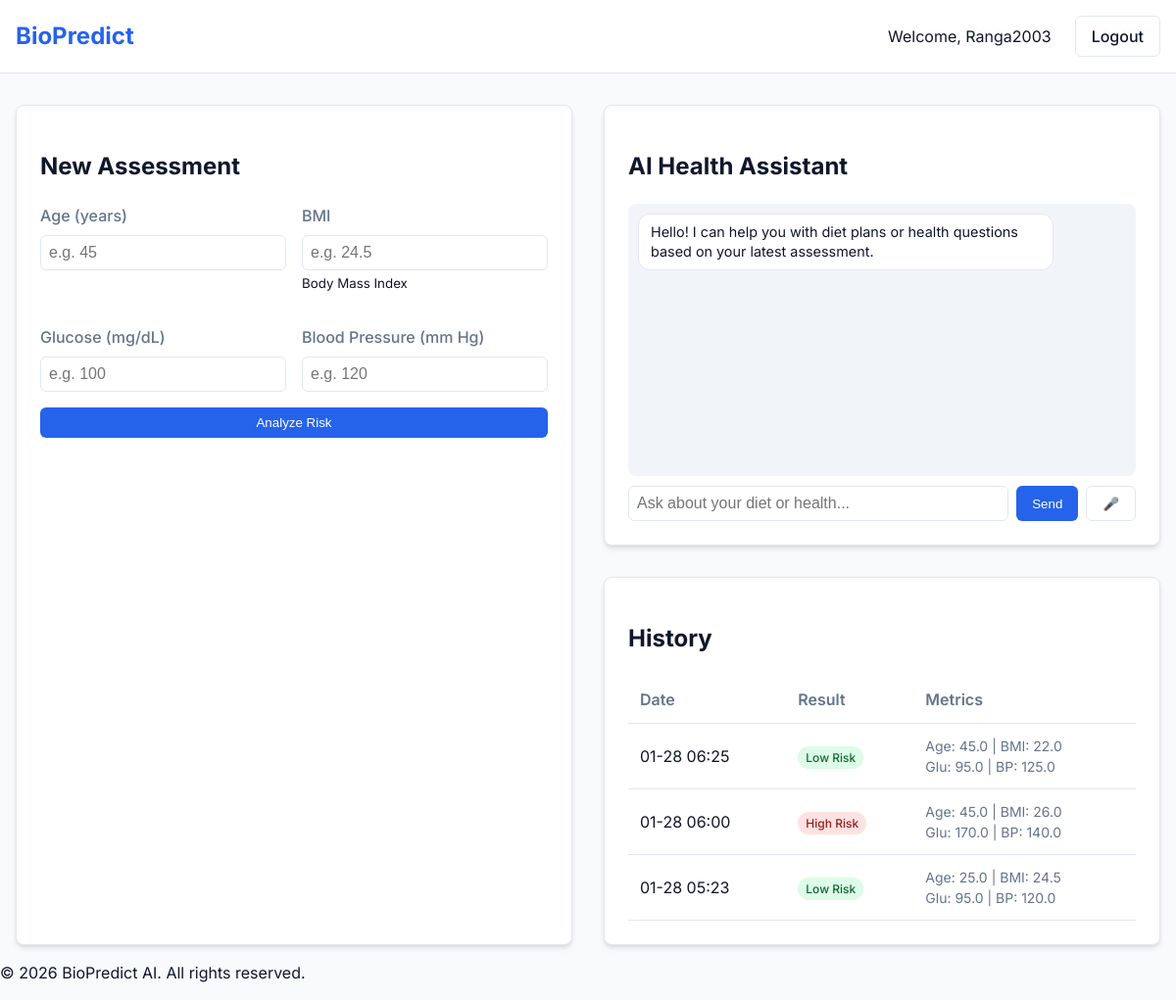
The page /dashboard (signed in) on the database its author committed.
### app.py (models this page shows)
class Prediction(db.Model):
    id = db.Column(db.Integer, primary_key=True)
    user_id = db.Column(db.Integer, db.ForeignKey('user.id'), nullable=False)
    age = db.Column(db.Float, nullable=False)
    bmi = db.Column(db.Float, nullable=False)
    glucose = db.Column(db.Float, nullable=False)
    bp = db.Column(db.Float, nullable=False)
    result = db.Column(db.String(50), nullable=False)
    created_at = db.Column(db.DateTime, default=datetime.utcnow)

### app.py (the view, shortened to what this page needs)
@app.route('/dashboard', methods=['GET', 'POST'])
def dashboard():
    if 'user_id' not in session:
        return redirect(url_for('login'))
    prediction = None
    ai_advice = None
    history = Prediction.query.filter_by(user_id=session['user_id']).order_by(Prediction.created_at.desc()).all()
    return render_template('dashboard.html',
                         username=session['username'],
                         prediction=prediction,
                         ai_advice=ai_advice,
                         history=history)

### templates/dashboard.html (shortened to what this page needs)
{% extends "base.html" %}
{% block content %}
<div class="dashboard-grid">
    <div class="card prediction-card">
        <h2>New Assessment</h2>
        <form method="POST" action="/dashboard">
            <div class="form-grid">
                <div class="form-group">
                    <label for="age">Age (years)</label>
                    <input type="number" id="age" name="age" min="1" max="120" required placeholder="e.g. 45">
                </div>
                <div class="form-group">
                    <label for="bmi">BMI</label>
                    <input type="number" id="bmi" name="bmi" step="0.1" min="10" max="60" required placeholder="e.g. 24.5">
                    <small>Body Mass Index</small>
                </div>
                <div class="form-group">
                    <label for="glucose">Glucose (mg/dL)</label>
                    <input type="number" id="glucose" name="glucose" min="50" max="300" required placeholder="e.g. 100">
                </div>
                <div class="form-group">
                    <label for="bp">Blood Pressure (mm Hg)</label>
                    <input type="number" id="bp" name="bp" min="60" max="200" required placeholder="e.g. 120">
                </div>
            </div>
            <button type="submit" class="btn btn-primary btn-full">Analyze Risk</button>
        </form>
    </div>
    <div class="side-column">
        <div class="card chat-card">
            <h2>AI Health Assistant</h2>
            <div id="chat-messages" class="chat-box">
                <div class="message bot">Hello! I can help you with diet plans or health questions based on your latest assessment.</div>
            </div>
            <div class="chat-input-area">
                <input type="text" id="user-input" placeholder="Ask about your diet or health..." onkeypress="if(event.key === 'Enter') sendMessage()">
                <button onclick="sendMessage()" class="btn btn-primary">Send</button>
                <button onclick="startVoiceRecognition()" class="btn btn-outline" title="Voice Input">🎤</button>
            </div>
        </div>
        <div class="card history-card" style="margin-top: 2rem;">
            <h2>History</h2>
            {% if history %}
                <div class="table-container">
                    <table>
                        <thead>
                            <tr>
                                <th>Date</th>
                                <th>Result</th>
                                <th>Metrics</th>
                            </tr>
                        </thead>
                        <tbody>
                            {% for item in history %}
                            <tr>
                                <td>{{ item.created_at.strftime('%m-%d %H:%M') }}</td>
                                <td>
                                    <span class="badge {{ 'badge-danger' if item.result == 'High Risk' else 'badge-success' }}">
                                        {{ item.result }}
                                    </span>
                                </td>
                                <td class="small-text">
                                    Age: {{ item.age }} | BMI: {{ item.bmi }}<br>
                                    Glu: {{ item.glucose }} | BP: {{ item.bp }}
                                </td>
                            </tr>
                            {% endfor %}
                        </tbody>
                    </table>
                </div>
            {% else %}
                <p class="empty-state">No assessments yet.</p>
            {% endif %}
        </div>
    </div>
</div>
{% endblock %}

### templates/base.html (shortened to what this page needs)
<!DOCTYPE html>
<html lang="en">
<head>
    <link rel="stylesheet" href="{{ url_for('static', filename='css/style.css') }}">
</head>
<body>
    <nav class="navbar">
        <div class="container">
            <a href="/" class="logo">BioPredict</a>
            <div class="nav-links">
                {% if session.get('user_id') %}
                    <span>Welcome, {{ session.get('username') }}</span>
                    <a href="/logout" class="btn btn-outline">Logout</a>
                {% else %}
                    <a href="/login">Login</a>
                    <a href="/register" class="btn btn-primary">Sign Up</a>
                {% endif %}
            </div>
        </div>
    </nav>
    <main class="container">
        {% block content %}{% endblock %}
    </main>
    <footer class="footer">
        <p>&copy; 2026 BioPredict AI. All rights reserved.</p>
    </footer>
</body>
</html>

### static/css/style.css (style rules this page uses)
:root { --primary: #2563eb; --primary-dark: #1d4ed8; --secondary: #64748b; --success: #22c55e; --danger: #ef4444; --background: #f8fafc; --surface: #ffffff; --text: #0f172a; --text-light: #64748b; --border: #e2e8f0; --shadow: 0 4px 6px -1px rgb(0 0 0 / 0.1), 0 2px 4px -2px rgb(0 0 0 / 0.1); }
body { font-family: 'Inter', sans-serif; background-color: var(--background); color: var(--text); margin: 0; line-height: 1.5; }
.container { max-width: 1200px; margin: 0 auto; padding: 0 1rem; }
.navbar { background: var(--surface); border-bottom: 1px solid var(--border); padding: 1rem 0; margin-bottom: 2rem; }
.navbar .container { display: flex; justify-content: space-between; align-items: center; }
.logo { font-weight: 700; font-size: 1.5rem; color: var(--primary); text-decoration: none; }
.nav-links { display: flex; gap: 1.5rem; align-items: center; }
.nav-links a { text-decoration: none; color: var(--text); font-weight: 500; }
.btn { display: inline-block; padding: 0.5rem 1rem; border-radius: 0.375rem; font-weight: 500; text-decoration: none; cursor: pointer; border: none; transition: background-color 0.2s; }
.btn-primary { background-color: var(--primary); color: white; }
.btn-outline { border: 1px solid var(--border); background: transparent; }
.btn-full { width: 100%; }
.form-group { margin-bottom: 1rem; }
label { display: block; margin-bottom: 0.5rem; font-weight: 500; color: var(--text-light); }
input { width: 100%; padding: 0.5rem; border: 1px solid var(--border); border-radius: 0.375rem; font-size: 1rem; box-sizing: border-box; }
.dashboard-grid { display: grid; grid-template-columns: 1fr 1fr; gap: 2rem; }
.card { background: var(--surface); padding: 1.5rem; border-radius: 0.5rem; box-shadow: var(--shadow); border: 1px solid var(--border); }
.form-grid { display: grid; grid-template-columns: 1fr 1fr; gap: 1rem; }
.table-container { overflow-x: auto; }
table { width: 100%; border-collapse: collapse; }
th, td { text-align: left; padding: 0.75rem; border-bottom: 1px solid var(--border); }
th { font-weight: 600; color: var(--text-light); }
.badge { padding: 0.25rem 0.5rem; border-radius: 9999px; font-size: 0.75rem; font-weight: 500; }
.badge-success { background-color: #dcfce7; color: #166534; }
.badge-danger { background-color: #fee2e2; color: #991b1b; }
.small-text { font-size: 0.875rem; color: var(--text-light); }

### templates/dashboard.html (style rules this page uses)
.side-column { display: flex; flex-direction: column; }
.chat-card { display: flex; flex-direction: column; height: 400px; }
.chat-box { flex-grow: 1; overflow-y: auto; padding: 10px; background: #f1f5f9; border-radius: 8px; margin-bottom: 10px; display: flex; flex-direction: column; gap: 10px; }
.message { padding: 8px 12px; border-radius: 12px; max-width: 80%; font-size: 0.9rem; line-height: 1.4; }
.message.bot { align-self: flex-start; background: white; border: 1px solid #e2e8f0; }
.chat-input-area { display: flex; gap: 8px; }

### rows shown on the page
Prediction: created_at "01-28 06:25", result "Low Risk", age "45.0", bmi "22.0", glucose "95.0", bp "125.0"
Prediction: created_at "01-28 06:00", result "High Risk", age "45.0", bmi "26.0", glucose "170.0", bp "140.0"
Prediction: created_at "01-28 05:23", result "Low Risk", age "25.0", bmi "24.5", glucose "95.0", bp "120.0"

### other values the page prints
{{ session.get('username') }} "Ranga2003"
